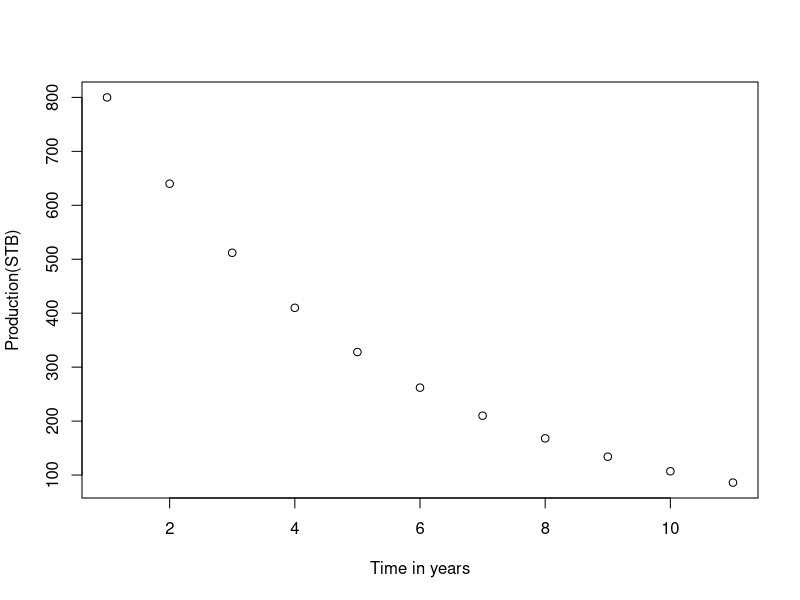

This figure's R source:
## ---- chunk 1

Pi <- 1000
Duration = 10
DR <- 0.2
df <- NULL

for (i in 0:Duration) {
  
  Pi = Pi- (Pi*DR)
  print(paste(round(Pi,0),i+1))

df <- rbind(df,data.frame(i+1, round(Pi,digits = 0)))
}

df

plot(df, ylab= "Production(STB)", xlab = "Time in years")

